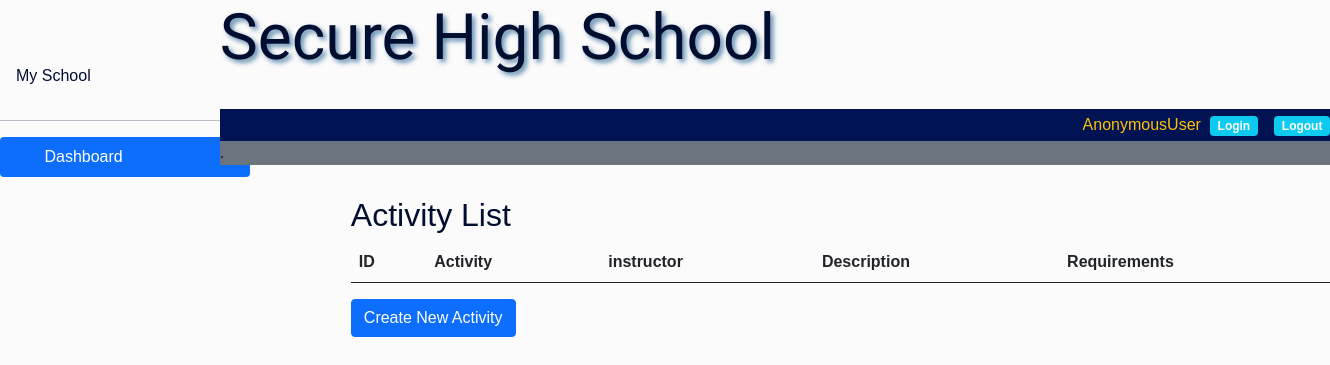
Before: /activity_list/ with the older database file.
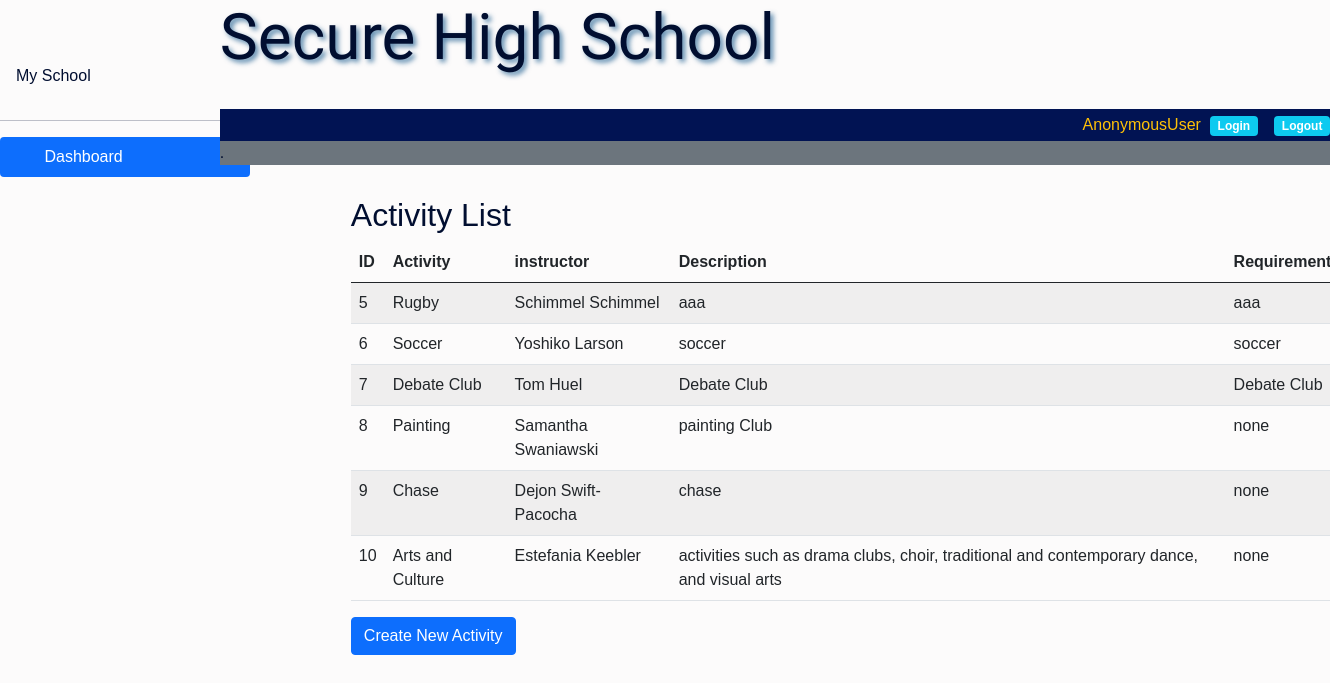
After: the same page with the newer database file.
### student/models.py (models this page shows, shortened)
class ExtraCurricularActivity(models.Model):
    CATEGORY_CHOICES = [
        ('SP', 'Sports'),
        ('AR', 'Arts'),
        ('AC', 'Academic'),
        ('OT', 'Other'),
    ]
    activity_name  = models.CharField(max_length=50)
    description    = models.TextField(blank=True, null=True)
    instructor     = models.OneToOneField(CustomUser, on_delete=models.CASCADE,blank=True, null=True)
    requirements   = models.TextField(blank=True, null=True)
    category       = models.CharField(max_length=2, choices=CATEGORY_CHOICES)
    participants   = models.ManyToManyField(StudentProfile)

### customadmin/models.py (models this page shows, shortened)
class CustomUser(AbstractBaseUser, PermissionsMixin):
    USER_TYPE = (
        ('student', 'STUDENT'),
        ('teacher', 'TEACHER'),
        ('school_admin', 'SCHOOL_ADMIN'),
        ('deputy_head', 'DEPUTY_HEAD'),
        ('school_head', 'SCHOOL_HEAD'),
        ('district_admin', 'DISTRICT_ADMIN'),
    )
    POSITION = (
        ('admin', 'ADMIN'),
        ('user', 'USER'),
        ('staff', 'STAFF'),
        ('student', 'STUDENT'),
    )
    email       = models.EmailField(unique=True)
    first_name  = models.CharField(max_length=30)
    last_name   = models.CharField(max_length=30)
    position    = models.CharField(max_length=30, choices=POSITION)
    user_type   = models.CharField(max_length=30, choices=USER_TYPE)
    is_active   = models.BooleanField(default=True)
    is_staff    = models.BooleanField(default=False)
    is_school_superuser = models.BooleanField(default=False)
    objects     = CustomUserManager()
    USERNAME_FIELD = 'email'
    REQUIRED_FIELDS = ['first_name', 'last_name']
    def __str__(self):
        return f'{self.first_name} {self.last_name}'

### student/views.py (the view)
# urls.py: path('activity_list/', views.activity_list, name='activity_list'),
def activity_list(request):
    activities = ExtraCurricularActivity.objects.all()  # Fetch all activities from the database
    return render(request, 'student/activity_list.html', {'activities': activities})

### customadmin/templatetags/custom_tags.py (called while the page is built)
@register.simple_tag
def get_dashboard_url(user):
    if user.groups.filter(name='student').exists():
        return reverse('high_level_dashboard')
    elif user.groups.filter(name='staff').exists():
        return reverse('teacher_dashboard')
    elif user.groups.filter(name='school_admin').exists():
        return reverse('school_admin_dashboard')
    elif user.groups.filter(name='deputy_head').exists():
        return reverse('deputy_head_dashboard')
    elif user.groups.filter(name='school_head').exists():
        return reverse('school_head_dashboard')
    else:
        return reverse('default_dashboard')

### templates/student/activity_list.html
{% extends 'partials/base.html' %}
{% block content %}
<div class="w-75 mt-5  offset-1">
    <h2>Activity List</h2>
    <table class="table table-striped">
        <thead>
            <tr>
                <th>ID</th>
                <th>Activity</th>
                <th>instructor</th>
                <th>Description</th>
                <th>Requirements</th>
            </tr>
        </thead>
        <tbody>
            {% for activity in activities %}
            <tr>
                <td>{{ activity.id }}</td>
                <td>{{ activity.activity_name }}</td>
                <td>{{ activity.instructor }}</td>
                <td>{{ activity.description }}</td>
                <td>{{ activity.requirements }}</td>
            </tr>
            {% endfor %}
        </tbody>
    </table>
    <a href="{% url 'create_activity' %}" class="btn btn-primary">Create New Activity</a>
</div>
{% endblock %}

### templates/partials/base.html (shortened to what this page needs)
<!doctype html>
{% load static %}
<html lang="en">
  <head>
    <link href="https://cdn.jsdelivr.net/npm/bootstrap@5.0.2/dist/css/bootstrap.min.css" rel="stylesheet">
    <link rel="stylesheet" href="{%static 'css\academia.css' %}">
    <link rel="stylesheet" href="{%static 'css\base.css' %}">
  </head>
  <body >
    <div>
      <div class="position-fixed">
        {% include 'partials/sidebar.html'%}
      </div>
      <div class="section">
        <div class="d-flex justify-content-center mb-5 "style="height: 100px;">
          {% include 'partials/nav.html'%}
        </div>
        <div>
          <div class="section position-fixed overflow-y-auto" style="height:80vh;">
              {% block content %}
              {% endblock %}
            </div>
        </div>
      </div>
   </div>
  </body>
</html>

### templates/partials/sidebar.html (shortened to what this page needs)
{% load custom_tags %}
<div class="d-flex flex-column  sidebar fixed mt-5" style="width:250px; height: 100vh;">
  <div class="p-3">
   {% if request.user.is_authenticated %}
     {% if schoolprofile %}
        {% if schoolprofile.school_logo %}
          <img src="{{ schoolprofile.school_logo.url }}" alt="{{ schoolprofile.school_name }}" class="img-fluid" style="max-height: 250px;">
              {% else %}
            {{ schoolprofile.school_name }}
        {% endif %}
        {% else %}
          My School
     {% endif %}
      {% else %}
        My School
  {% endif %}
  </div>
  <hr>
  <ul class="nav nav-pills flex-column mb-auto">
    <li class="nav-item">
      <a href="{% get_dashboard_url user %}"class="nav-link active" aria-current="page">
        <svg class="bi me-2" width="16" height="16"><use xlink:href="#home"/></svg>
        Dashboard
      </a>
    </li>
  </ul>
</div>

### templates/partials/nav.html
<nav class=" position-fixed  mb-5"  style="height: 100px; width: 85%;">
    <h1 class="display-3 pirata"> Secure High School </h1>
    <br>
    <div class="bg3 p-1 d-flex justify-content-end " style="width: 100%;">
        <span class="text-warning">{{ request.user }}&nbsp;&nbsp; </span>
        <a href="{% url 'login' %}" class="text-white me-3"><span class="badge bg-info">Login</span> </a>
        <a href="{% url 'account_logout' %}" class="text-white me-3"><span class="badge bg-info">Logout</span></a>
    </div>
    <div class="bg-secondary">.</div>
</nav>

### static/css/academia.css (style rules this page uses)
body { background: rgb(252, 251, 251); color: rgb(1, 14, 48); font-family: sans-serif; font-weight: 400; font-style: normal; }

### static/css/base.css (style rules this page uses)
.pirata { text-shadow: 3px 3px 5px rgba(24, 90, 141, 0.7); font-family: 'Pirata One', system-ui, sans-serif; font-weight: 500; font-style: normal; }
.section { width: 100%; margin-left: 120px; }
.bg3 { background-color: #011353; }
nav { display: inline-block; }

Changed rows visible on the page:
added ExtraCurricularActivity: id "5", activity_name "Rugby", instructor "Schimmel Schimmel", description "aaa", requirements "aaa"
added ExtraCurricularActivity: id "6", activity_name "Soccer", instructor "Yoshiko Larson", description "soccer", requirements "soccer"
added ExtraCurricularActivity: id "7", activity_name "Debate Club", instructor "Tom Huel", description "Debate Club", requirements "Debate Club"
added ExtraCurricularActivity: id "8", activity_name "Painting", instructor "Samantha Swaniawski", description "painting Club", requirements "none"
added ExtraCurricularActivity: id "9", activity_name "Chase", instructor "Dejon Swift-Pacocha", description "chase", requirements "none"
added ExtraCurricularActivity: id "10", activity_name "Arts and Culture", instructor "Estefania Keebler", description "activities such as drama clubs, choir, traditional and contemporary dance, and visual arts", requirements "none"
